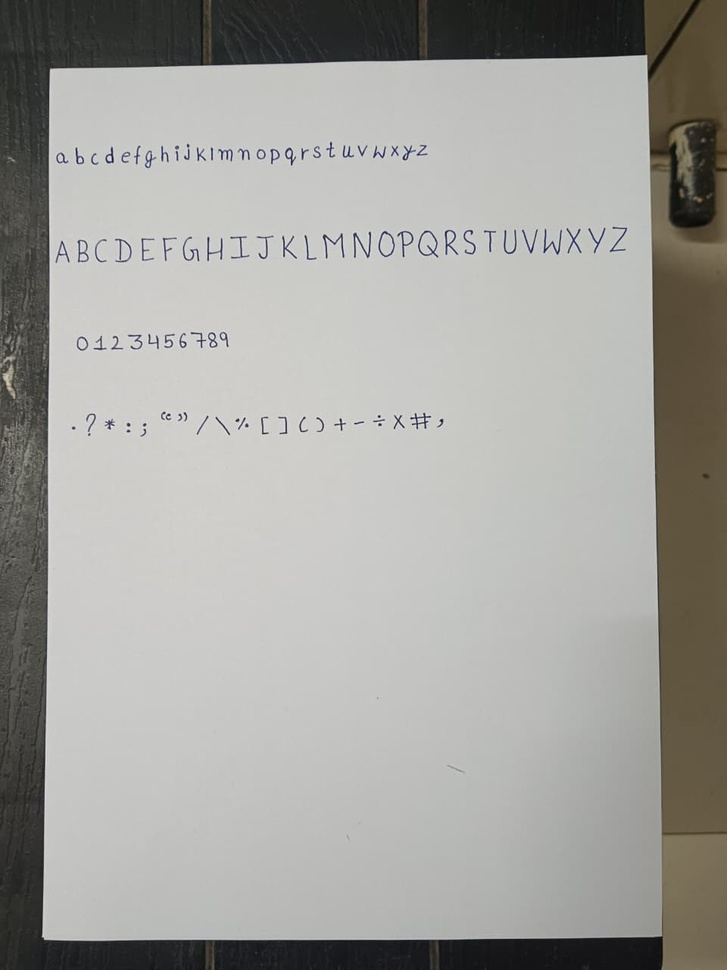
#> input picture abc/TanyaChar.jpg, 727 x 970 px, shrunk from 960 x 1280 before the run, found by its file name; its folder holds only this picture in this run
$ python ext.py
#> lines starting #> are read from the running program, lines starting #| are printed output that depends on the picture; after the words box and inside, x2 and y2 are one past the last pixel; in counts of white or black regions, pixels touching at a corner belong together
import cv2
import numpy as np
import os
from skimage.filters import threshold_otsu

def extract_characters_auto(image_path, save_dir="chrs"):
#> called with image_path = 'abc/TanyaChar.jpg', save_dir = 'chrs'
    os.makedirs(save_dir, exist_ok=True)

    # known order of your characters
    sequence = list("abcdefghijklmnopqrstuvwxyzABCDEFGHIJKLMNOPQRSTUVWXYZ0123456789.?*;:“”/\\%[]()÷×+-=,#")

    # Load in grayscale
    img = cv2.imread(image_path, cv2.IMREAD_GRAYSCALE)
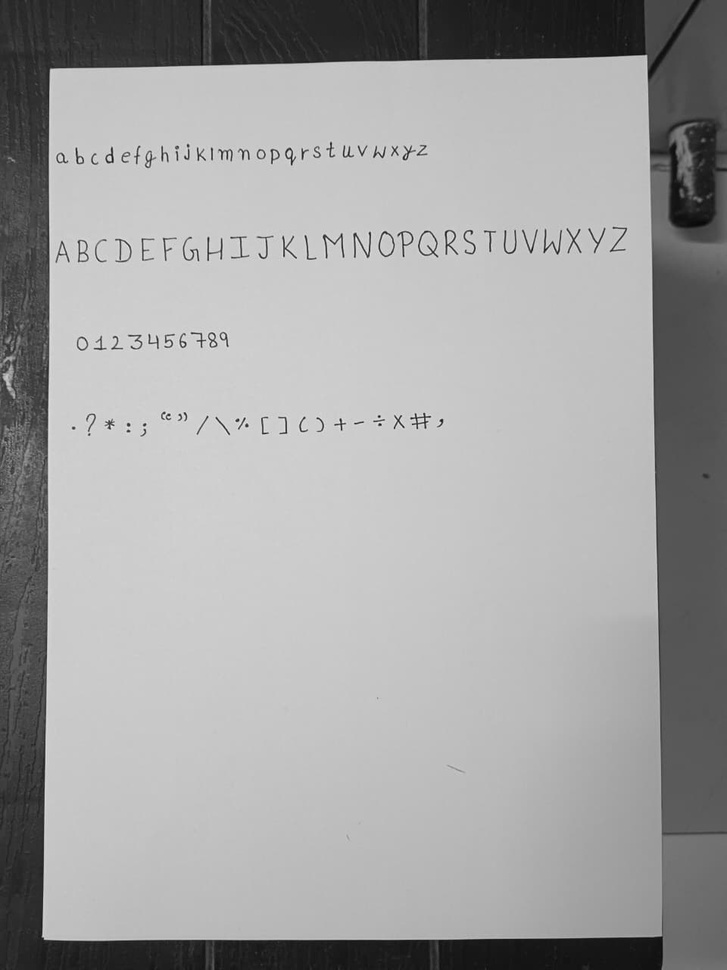
#> img: shape (970, 727); min 6, max 249, mean 162

    # Apply Gaussian blur and threshold
    blur = cv2.GaussianBlur(img, (5, 5), 0)
    thresh_val = threshold_otsu(blur)
#> thresh_val = 129
    binary = (blur < thresh_val).astype(np.uint8) * 255
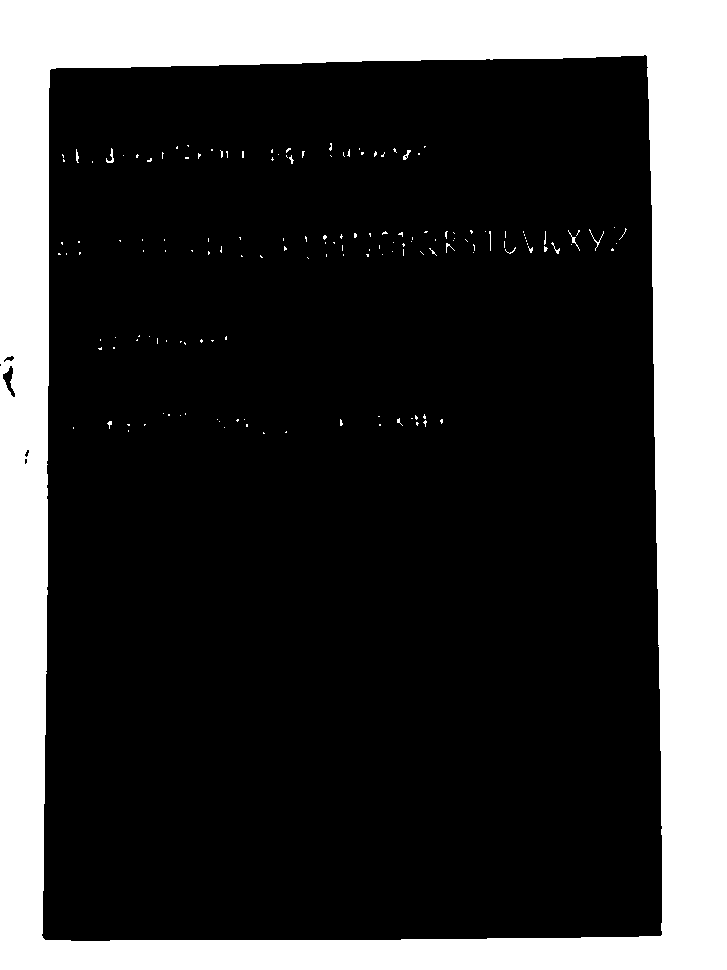
#> binary: shape (970, 727); 24.5% white; 155 white regions (144 under 20 px), largest, box (x1, y1, x2, y2) and area: (0, 0, 727, 970) 171395, (106, 148, 114, 163) 45, (589, 229, 604, 251) 41

    # Remove small noise using morphological open
    kernel = np.ones((3, 3), np.uint8)
    clean = cv2.morphologyEx(binary, cv2.MORPH_OPEN, kernel)
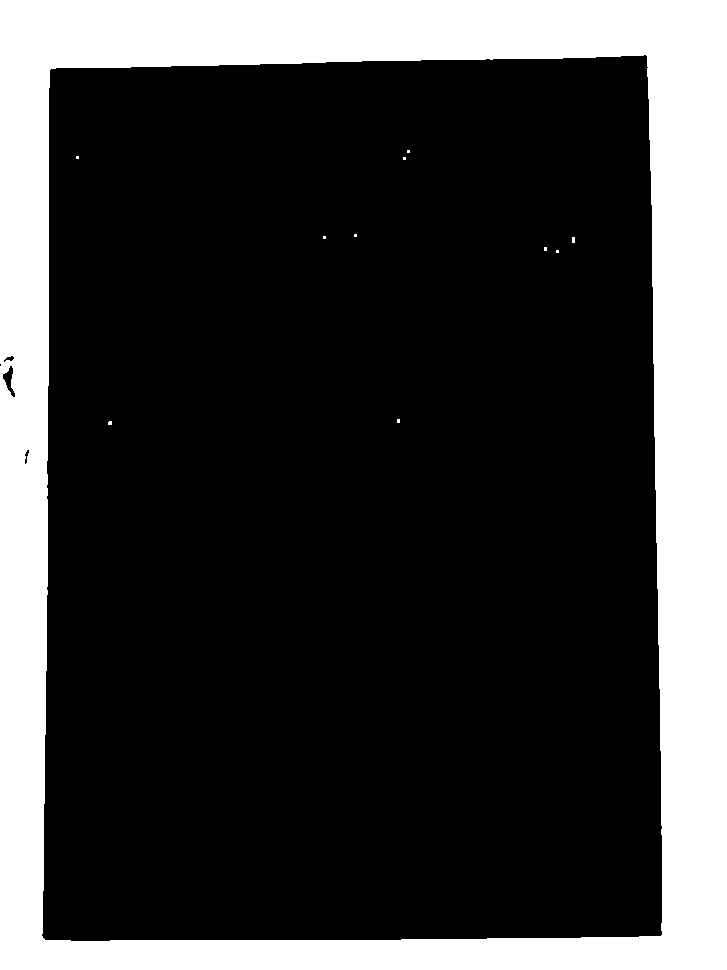
#> clean: shape (970, 727); 24.3% white; 11 white regions (10 under 20 px), largest, box (x1, y1, x2, y2) and area: (0, 0, 727, 970) 171387

    # Invert: white text on black bg for contour detection
    inverted = 255 - clean
#> inverted: shape (970, 727); 75.7% white; 11 black regions (10 under 20 px)

    # Find contours
    contours, _ = cv2.findContours(inverted, cv2.RETR_EXTERNAL, cv2.CHAIN_APPROX_SIMPLE)
#> contours = 5 contours, 3 with area under 20; largest, box (x1, y1, x2, y2) and area: (42, 55, 662, 941) 532104, (3, 366, 15, 397) 126

    # Get bounding boxes, filter by size
    boxes = [cv2.boundingRect(c) for c in contours]
#> boxes = [(25, 450, 4, 14), (3, 366, 12, 31), (0, 364, 1, 2), (4, 356, 10, 6), (42, 55, 620, 886)]
    boxes = [b for b in boxes if b[2] > 10 and b[3] > 25]  # ignore small dots
#> boxes = [(3, 366, 12, 31), (42, 55, 620, 886)]

    # Sort contours row-wise and left-to-right
    def sort_contours(bboxes, row_tolerance=50):
#> called with row_tolerance = 60
        bboxes = sorted(bboxes, key=lambda b: (b[1] // row_tolerance, b[0]))
#> bboxes = [(42, 55, 620, 886), (3, 366, 12, 31)]
        return bboxes

    boxes = sort_contours(boxes, row_tolerance=60)
#> boxes = [(42, 55, 620, 886), (3, 366, 12, 31)]

    print(f"Detected {len(boxes)} letters")
#| Detected 2 letters

    # Crop and save
    for i, (x, y, w, h) in enumerate(boxes):
        if i >= len(sequence):
            break
        char_crop = img[y:y+h, x:x+w]
        char_crop = 255 - char_crop  # black text on white
        char_crop = cv2.copyMakeBorder(char_crop, 5, 5, 5, 5, cv2.BORDER_CONSTANT, value=255)
        cv2.imwrite(os.path.join(save_dir, f"{sequence[i]}.jpg"), char_crop)
#> this loop made 2 passes
#> pass 1, in extract_characters_auto, `char_crop = img[y:y+h, x:x+w]`:
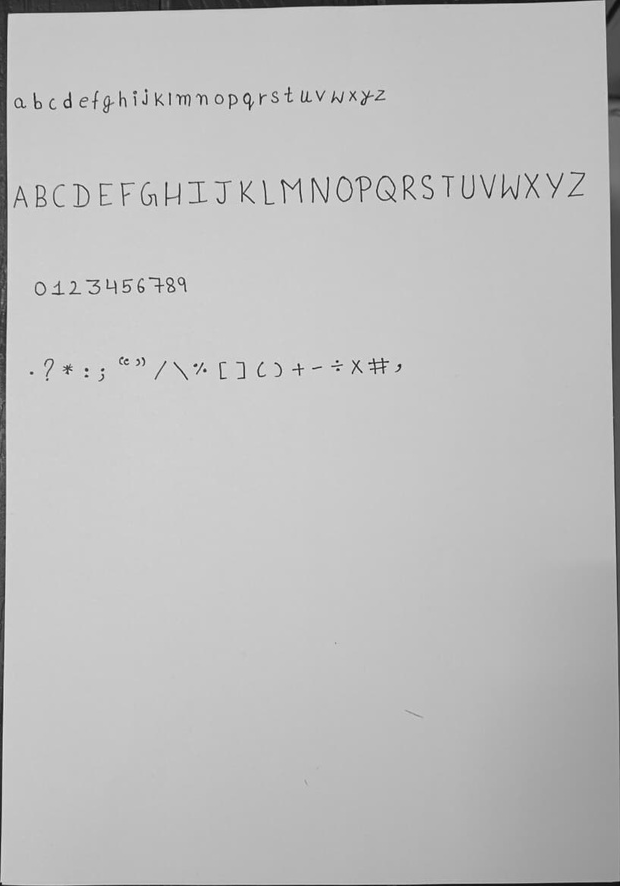
#> char_crop: shape (886, 620); min 10, max 249, mean 189.9
#> pass 1, in extract_characters_auto, `char_crop = 255 - char_crop`:
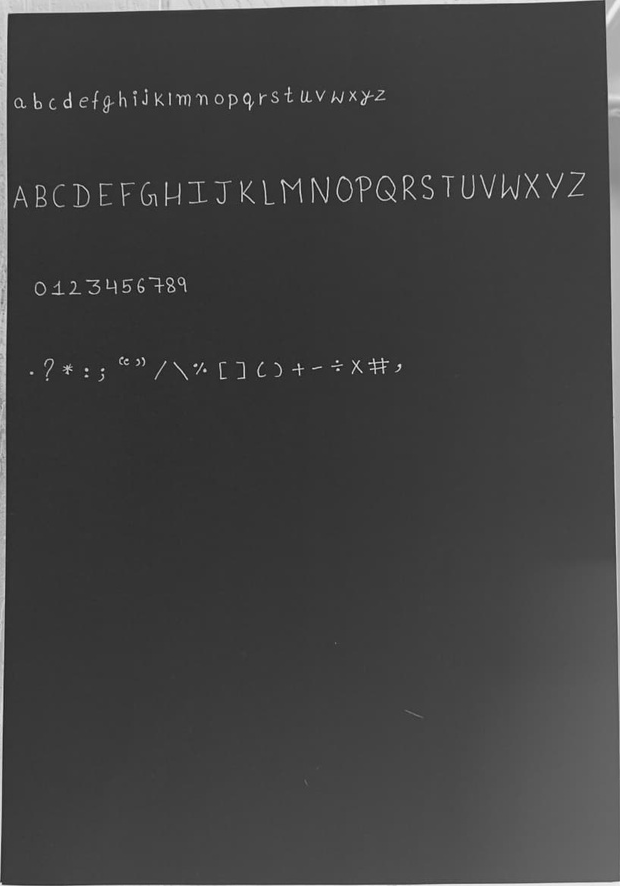
#> char_crop: shape (886, 620); min 6, max 245, mean 65.1
#> pass 1, in extract_characters_auto, `char_crop = cv2.copyMakeBorder(char_crop, 5, 5, 5, 5, cv2.BORDER_CONST..`:
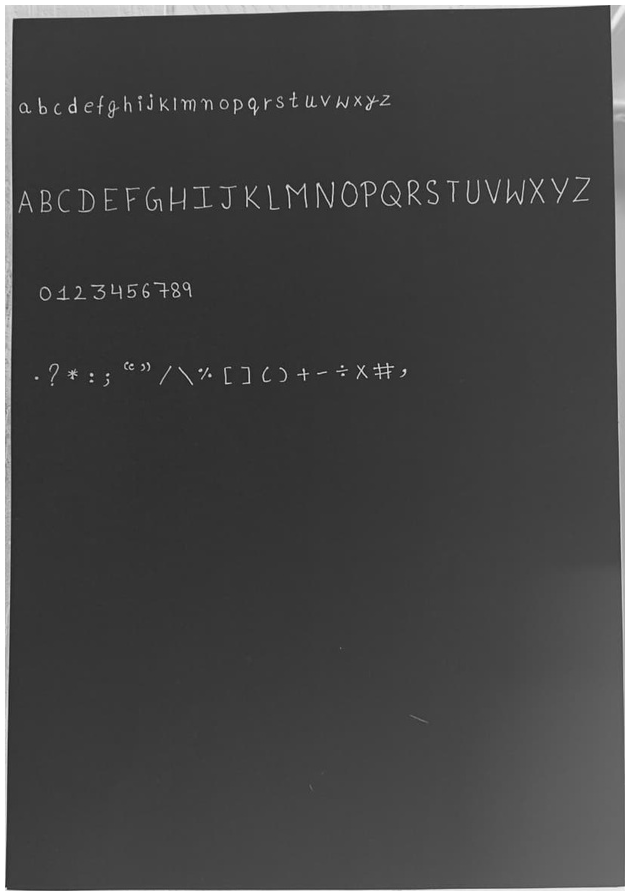
#> char_crop: shape (896, 630); min 6, max 255, mean 70.2
#> pass 2, in extract_characters_auto, `char_crop = cv2.copyMakeBorder(char_crop, 5, 5, 5, 5, cv2.BORDER_CONST..`:
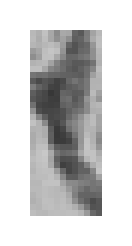
#> char_crop: shape (41, 22) (shown 6 times larger); min 55, max 255, mean 206.4

    print("✅ All characters saved successfully in:", save_dir)
#| ✅ All characters saved successfully in: chrs
extract_characters_auto("abc/TanyaChar.jpg")
